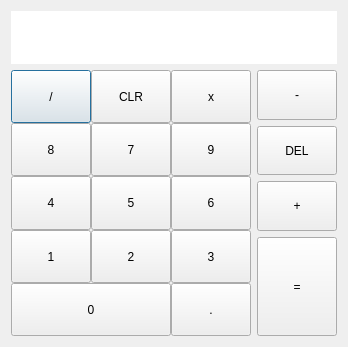
<?xml version="1.0" encoding="UTF-8"?>
<ui version="4.0">
 <class>Dialog</class>
 <widget class="QDialog" name="Dialog">
  <property name="geometry">
   <rect>
    <x>0</x>
    <y>0</y>
    <width>344</width>
    <height>347</height>
   </rect>
  </property>
  <property name="sizePolicy">
   <sizepolicy hsizetype="Minimum" vsizetype="Fixed">
    <horstretch>0</horstretch>
    <verstretch>0</verstretch>
   </sizepolicy>
  </property>
  <property name="windowTitle">
   <string>Dialog</string>
  </property>
  <layout class="QVBoxLayout" name="verticalLayout_3" stretch="2,10">
   <item>
    <widget class="QLineEdit" name="lineEdit">
     <property name="sizePolicy">
      <sizepolicy hsizetype="Expanding" vsizetype="MinimumExpanding">
       <horstretch>0</horstretch>
       <verstretch>0</verstretch>
      </sizepolicy>
     </property>
     <property name="font">
      <font>
       <pointsize>20</pointsize>
      </font>
     </property>
     <property name="layoutDirection">
      <enum>Qt::LeftToRight</enum>
     </property>
     <property name="text">
      <string/>
     </property>
     <property name="maxLength">
      <number>10</number>
     </property>
     <property name="frame">
      <bool>false</bool>
     </property>
     <property name="cursorPosition">
      <number>0</number>
     </property>
     <property name="alignment">
      <set>Qt::AlignRight|Qt::AlignTrailing|Qt::AlignVCenter</set>
     </property>
     <property name="readOnly">
      <bool>false</bool>
     </property>
     <property name="clearButtonEnabled">
      <bool>false</bool>
     </property>
    </widget>
   </item>
   <item>
    <layout class="QHBoxLayout" name="horizontalLayout_6">
     <item>
      <layout class="QVBoxLayout" name="verticalLayout">
       <property name="spacing">
        <number>0</number>
       </property>
       <property name="sizeConstraint">
        <enum>QLayout::SetMinAndMaxSize</enum>
       </property>
       <item>
        <layout class="QHBoxLayout" name="horizontalLayout_5">
         <item>
          <widget class="QPushButton" name="div">
           <property name="sizePolicy">
            <sizepolicy hsizetype="Minimum" vsizetype="Minimum">
             <horstretch>0</horstretch>
             <verstretch>0</verstretch>
            </sizepolicy>
           </property>
           <property name="text">
            <string>/</string>
           </property>
          </widget>
         </item>
         <item>
          <widget class="QPushButton" name="clear">
           <property name="sizePolicy">
            <sizepolicy hsizetype="Minimum" vsizetype="Minimum">
             <horstretch>0</horstretch>
             <verstretch>0</verstretch>
            </sizepolicy>
           </property>
           <property name="text">
            <string>CLR</string>
           </property>
          </widget>
         </item>
         <item>
          <widget class="QPushButton" name="mult">
           <property name="sizePolicy">
            <sizepolicy hsizetype="Minimum" vsizetype="Minimum">
             <horstretch>0</horstretch>
             <verstretch>0</verstretch>
            </sizepolicy>
           </property>
           <property name="text">
            <string>x</string>
           </property>
          </widget>
         </item>
        </layout>
       </item>
       <item>
        <layout class="QHBoxLayout" name="horizontalLayout_4">
         <item>
          <widget class="QPushButton" name="eight">
           <property name="sizePolicy">
            <sizepolicy hsizetype="Minimum" vsizetype="Minimum">
             <horstretch>0</horstretch>
             <verstretch>0</verstretch>
            </sizepolicy>
           </property>
           <property name="text">
            <string>8</string>
           </property>
          </widget>
         </item>
         <item>
          <widget class="QPushButton" name="seven">
           <property name="sizePolicy">
            <sizepolicy hsizetype="Minimum" vsizetype="Minimum">
             <horstretch>0</horstretch>
             <verstretch>0</verstretch>
            </sizepolicy>
           </property>
           <property name="text">
            <string>7</string>
           </property>
          </widget>
         </item>
         <item>
          <widget class="QPushButton" name="nine">
           <property name="sizePolicy">
            <sizepolicy hsizetype="Minimum" vsizetype="Minimum">
             <horstretch>0</horstretch>
             <verstretch>0</verstretch>
            </sizepolicy>
           </property>
           <property name="text">
            <string>9</string>
           </property>
          </widget>
         </item>
        </layout>
       </item>
       <item>
        <layout class="QHBoxLayout" name="horizontalLayout_3">
         <item>
          <widget class="QPushButton" name="four">
           <property name="sizePolicy">
            <sizepolicy hsizetype="Minimum" vsizetype="Minimum">
             <horstretch>0</horstretch>
             <verstretch>0</verstretch>
            </sizepolicy>
           </property>
           <property name="text">
            <string>4</string>
           </property>
          </widget>
         </item>
         <item>
          <widget class="QPushButton" name="five">
           <property name="sizePolicy">
            <sizepolicy hsizetype="Minimum" vsizetype="Minimum">
             <horstretch>0</horstretch>
             <verstretch>0</verstretch>
            </sizepolicy>
           </property>
           <property name="text">
            <string>5</string>
           </property>
          </widget>
         </item>
         <item>
          <widget class="QPushButton" name="six">
           <property name="sizePolicy">
            <sizepolicy hsizetype="Minimum" vsizetype="Minimum">
             <horstretch>0</horstretch>
             <verstretch>0</verstretch>
            </sizepolicy>
           </property>
           <property name="text">
            <string>6</string>
           </property>
          </widget>
         </item>
        </layout>
       </item>
       <item>
        <layout class="QHBoxLayout" name="horizontalLayout_2">
         <item>
          <widget class="QPushButton" name="one">
           <property name="sizePolicy">
            <sizepolicy hsizetype="Minimum" vsizetype="Minimum">
             <horstretch>0</horstretch>
             <verstretch>0</verstretch>
            </sizepolicy>
           </property>
           <property name="text">
            <string>1</string>
           </property>
          </widget>
         </item>
         <item>
          <widget class="QPushButton" name="two">
           <property name="sizePolicy">
            <sizepolicy hsizetype="Minimum" vsizetype="Minimum">
             <horstretch>0</horstretch>
             <verstretch>0</verstretch>
            </sizepolicy>
           </property>
           <property name="text">
            <string>2</string>
           </property>
          </widget>
         </item>
         <item>
          <widget class="QPushButton" name="three">
           <property name="sizePolicy">
            <sizepolicy hsizetype="Minimum" vsizetype="Minimum">
             <horstretch>0</horstretch>
             <verstretch>0</verstretch>
            </sizepolicy>
           </property>
           <property name="text">
            <string>3</string>
           </property>
          </widget>
         </item>
        </layout>
       </item>
       <item>
        <layout class="QHBoxLayout" name="horizontalLayout" stretch="1,0">
         <item>
          <widget class="QPushButton" name="zero">
           <property name="sizePolicy">
            <sizepolicy hsizetype="Minimum" vsizetype="Minimum">
             <horstretch>0</horstretch>
             <verstretch>0</verstretch>
            </sizepolicy>
           </property>
           <property name="text">
            <string>0</string>
           </property>
          </widget>
         </item>
         <item>
          <widget class="QPushButton" name="dot">
           <property name="sizePolicy">
            <sizepolicy hsizetype="Minimum" vsizetype="Minimum">
             <horstretch>0</horstretch>
             <verstretch>0</verstretch>
            </sizepolicy>
           </property>
           <property name="text">
            <string>.</string>
           </property>
          </widget>
         </item>
        </layout>
       </item>
      </layout>
     </item>
     <item>
      <layout class="QVBoxLayout" name="verticalLayout_2" stretch="5,5,5,10">
       <item>
        <widget class="QPushButton" name="minus">
         <property name="sizePolicy">
          <sizepolicy hsizetype="Minimum" vsizetype="Minimum">
           <horstretch>0</horstretch>
           <verstretch>0</verstretch>
          </sizepolicy>
         </property>
         <property name="text">
          <string>-</string>
         </property>
        </widget>
       </item>
       <item>
        <widget class="QPushButton" name="dell">
         <property name="sizePolicy">
          <sizepolicy hsizetype="Minimum" vsizetype="Minimum">
           <horstretch>0</horstretch>
           <verstretch>0</verstretch>
          </sizepolicy>
         </property>
         <property name="text">
          <string>DEL</string>
         </property>
        </widget>
       </item>
       <item>
        <widget class="QPushButton" name="plus">
         <property name="sizePolicy">
          <sizepolicy hsizetype="Minimum" vsizetype="Minimum">
           <horstretch>0</horstretch>
           <verstretch>0</verstretch>
          </sizepolicy>
         </property>
         <property name="text">
          <string>+</string>
         </property>
        </widget>
       </item>
       <item>
        <widget class="QPushButton" name="equal">
         <property name="sizePolicy">
          <sizepolicy hsizetype="Minimum" vsizetype="Minimum">
           <horstretch>0</horstretch>
           <verstretch>0</verstretch>
          </sizepolicy>
         </property>
         <property name="text">
          <string>=</string>
         </property>
        </widget>
       </item>
      </layout>
     </item>
    </layout>
   </item>
  </layout>
 </widget>
 <resources/>
 <connections/>
</ui>
